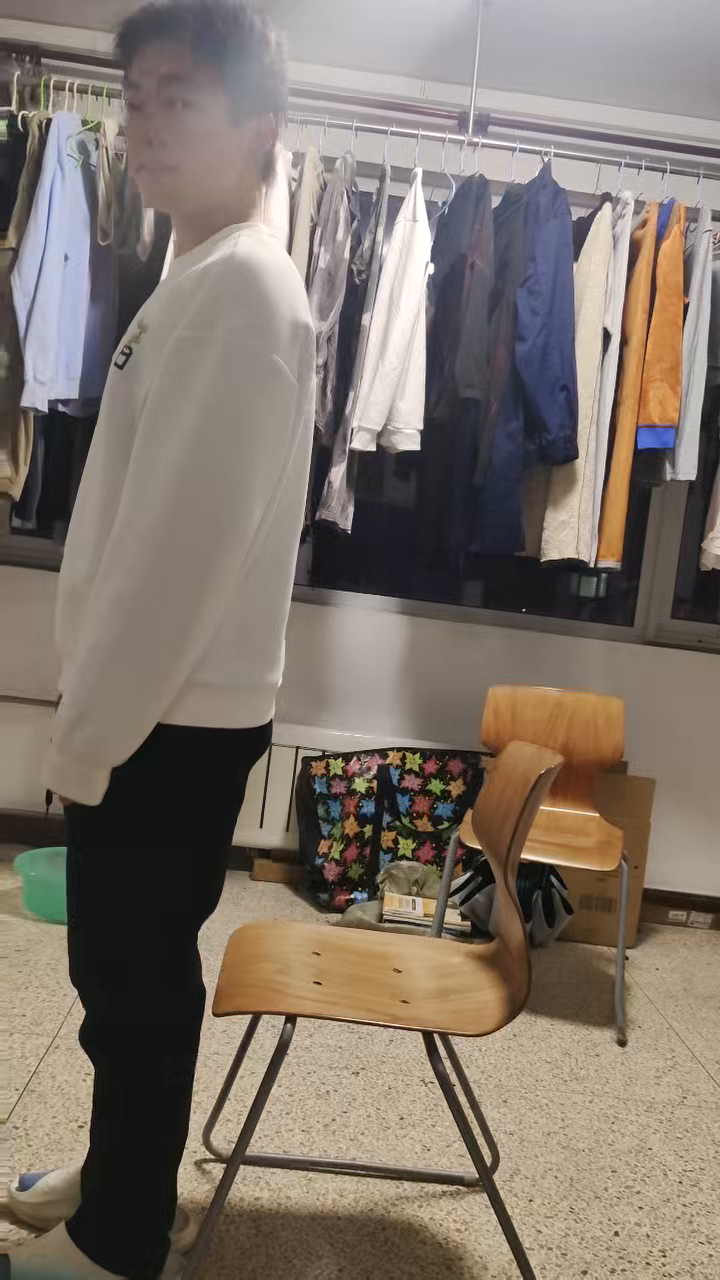
#> input picture frame 9 of cv/十三次作业/1.mp4, 720 x 1280 px
$ python video_to_frames.py
#> lines starting #> are read from the running program, lines starting #| are printed output that depends on the picture
import cv2
import os

os.makedirs('./data/video_frames/input1', exist_ok=True)
os.makedirs('./data/video_frames/input2', exist_ok=True)
os.makedirs('./data/video_frames/input3', exist_ok=True)
os.makedirs('./data/video_frames/input4', exist_ok=True)

# 配置路径
video1_path = './input/1.mp4'  # 修改为你实际的视频路径
video2_path = './input/2.mp4'
video3_path = './input/3.mp4'
video4_path = './input/4.mp4'
output_dir1 = './data/video_frames/input1'
output_dir2 = './data/video_frames/input2'
output_dir3 = './data/video_frames/input3'
output_dir4 = './data/video_frames/input4'

# 确保目录存在
os.makedirs(output_dir1, exist_ok=True)
os.makedirs(output_dir2, exist_ok=True)

def process_video(video_path, save_dir):
#> called with video_path = './input/1.mp4', save_dir = './data/video_frames/input1'
    cap = cv2.VideoCapture(video_path)
    idx = 0
    print(f"正在处理 {video_path} ...")
    while True:
        ret, frame = cap.read()
#> frame is the input picture: shape (1280, 720, 3); mean B, G, R 106.7, 116.5, 127.3
        if not ret:
            break
        # UDIS通常需要固定尺寸，为了效果最好，建议resize为512x512或保留原比例
        # 这里我们先resize到512x512 (UDIS默认训练尺寸)，之后再resize回去或者直接拼接
        # 如果显存够大（5070Ti绝对够），可以尝试更高分辨率，但为了跑通代码，建议先用512
        frame = cv2.resize(frame, (512, 512))
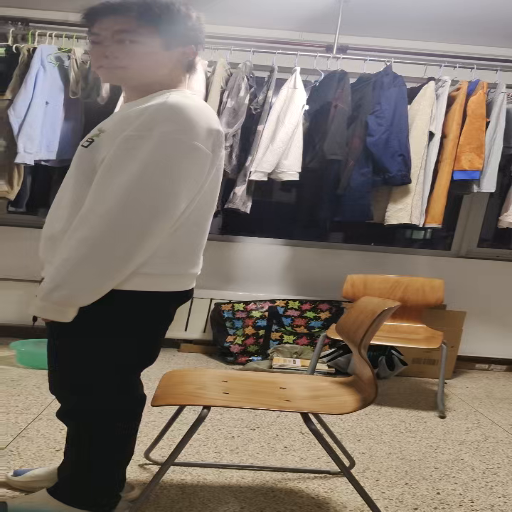
#> frame: shape (512, 512, 3); mean B, G, R 106.6, 116.5, 127.3

        # 保存文件名必须一一对应，比如 000001.jpg
        filename = f"{idx:06d}.jpg"
        cv2.imwrite(os.path.join(save_dir, filename), frame)
        idx += 1
    cap.release()
    print(f"完成，共 {idx} 帧保存至 {save_dir}")

process_video(video1_path, output_dir1)
process_video(video2_path, output_dir2)
process_video(video3_path, output_dir3)
process_video(video4_path, output_dir4)

$ run again, starting later in the video
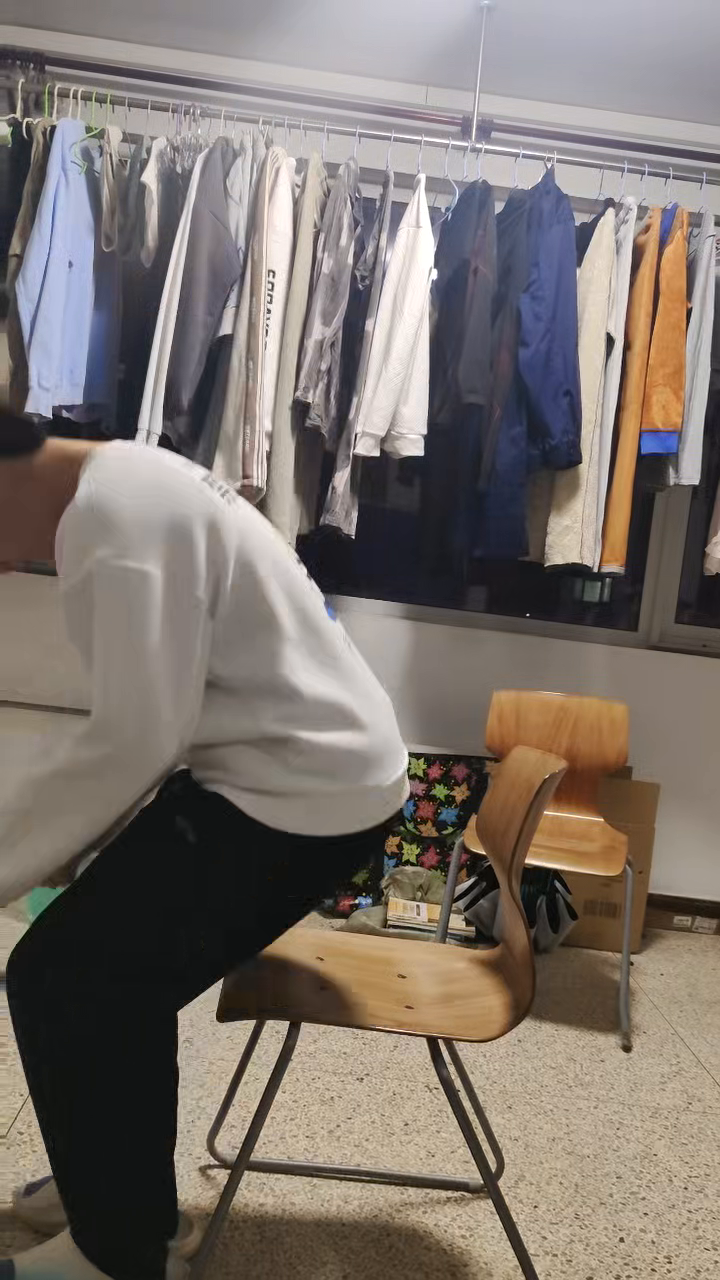
#> input picture frame 40 of cv/十三次作业/1.mp4, 720 x 1280 px
#> in process_video, frame is the input picture: shape (1280, 720, 3); mean B, G, R 108.5, 115, 124.3
#> in process_video, `frame = cv2.resize(frame, (512, 512))`:
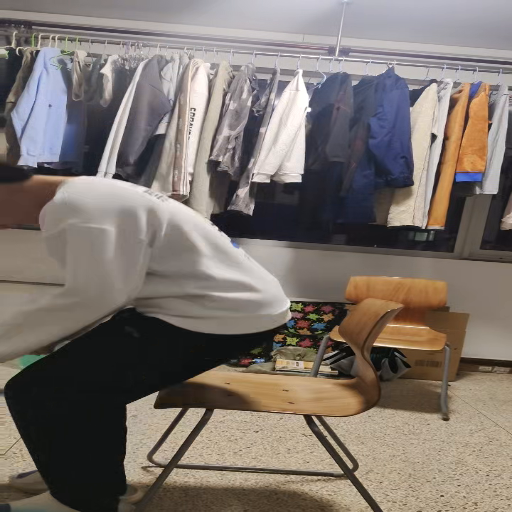
#> frame: shape (512, 512, 3); mean B, G, R 108.4, 114.9, 124.2

$ run again, starting later in the video
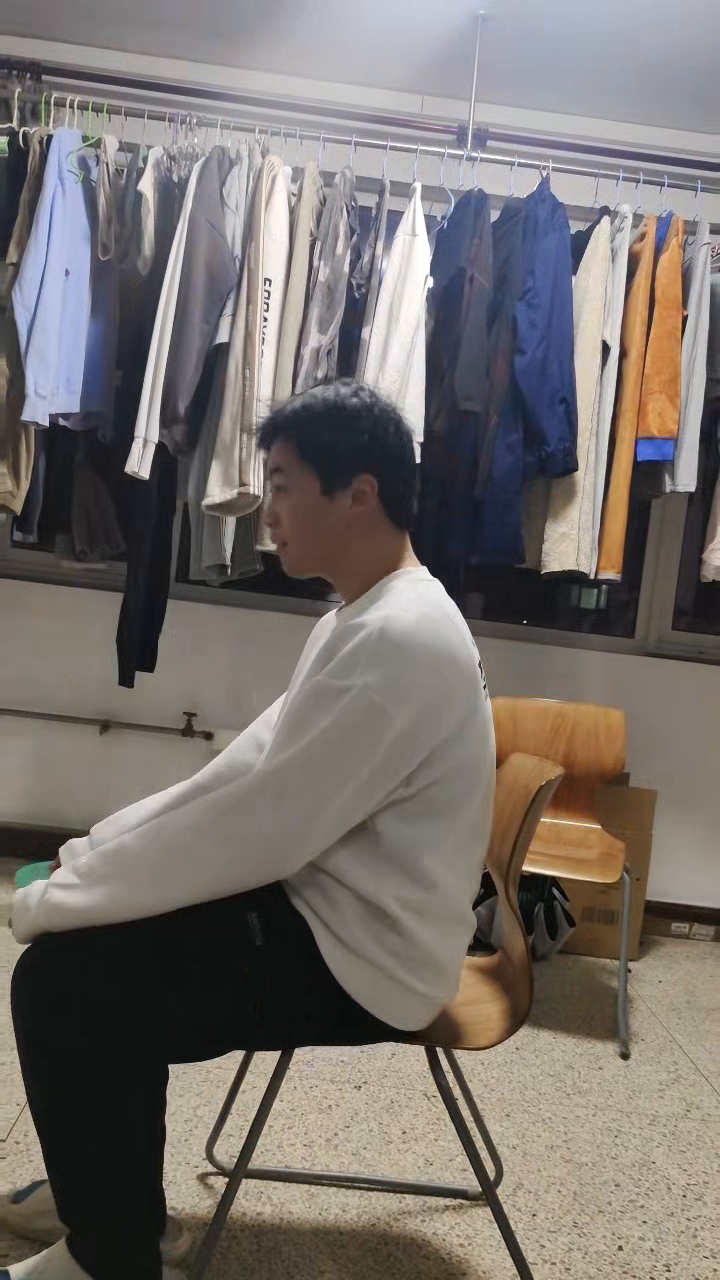
#> input picture frame 72 of cv/十三次作业/1.mp4, 720 x 1280 px
#> in process_video, frame is the input picture: shape (1280, 720, 3); mean B, G, R 108.5, 112.6, 118.7
#> in process_video, `frame = cv2.resize(frame, (512, 512))`:
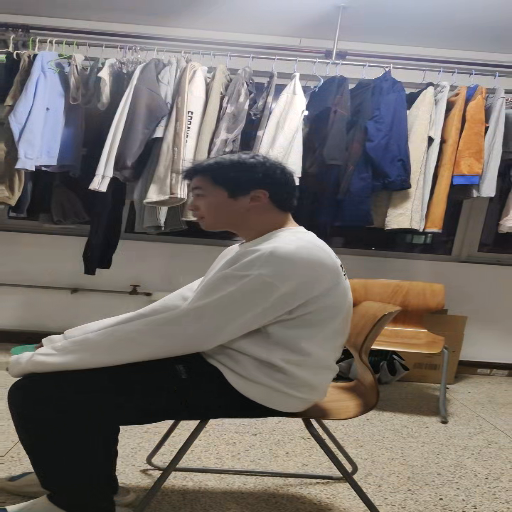
#> frame: shape (512, 512, 3); mean B, G, R 108.4, 112.5, 118.7
